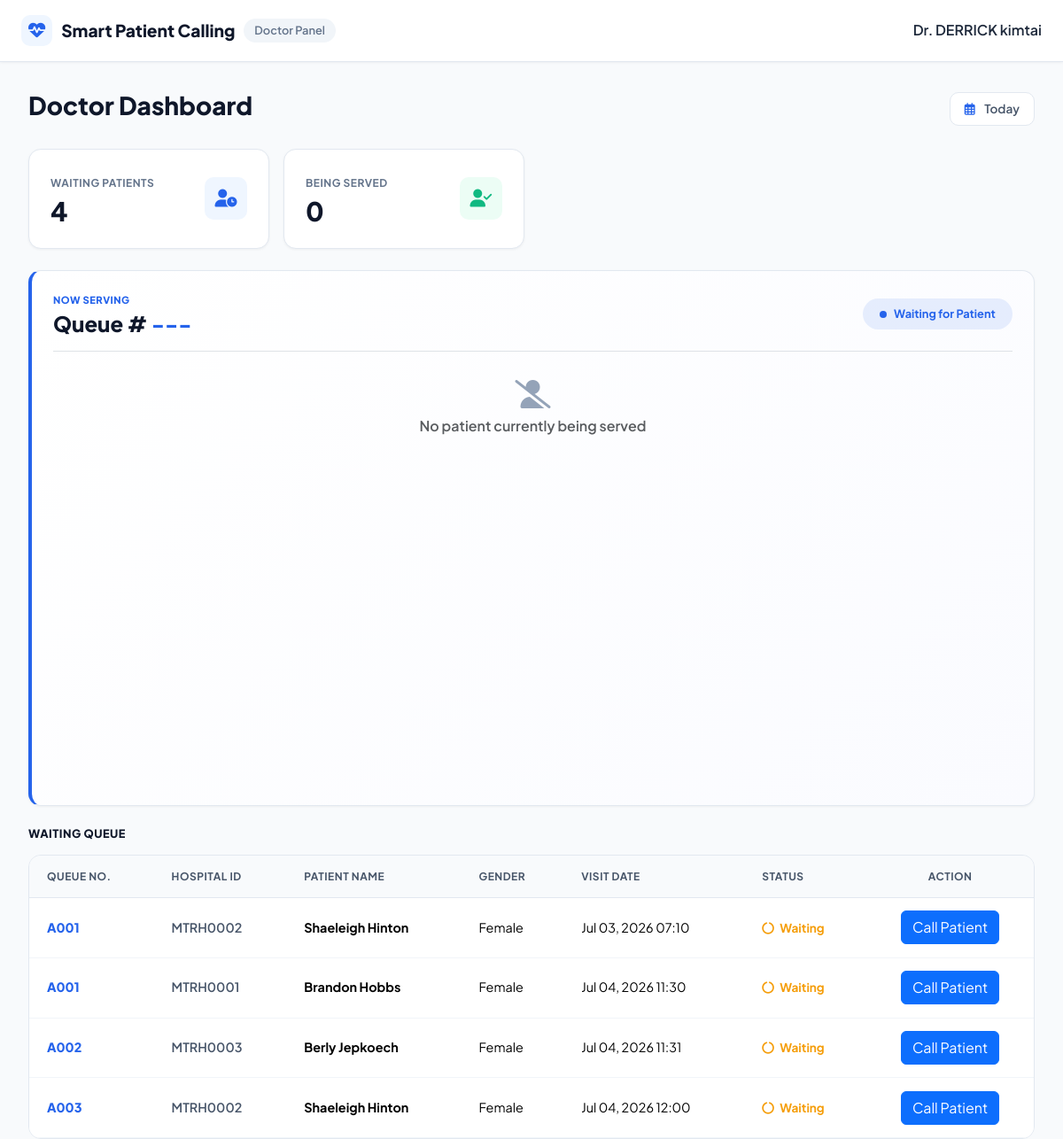
Page /core/doctor-dashboard/ (signed in) on the earlier database version.
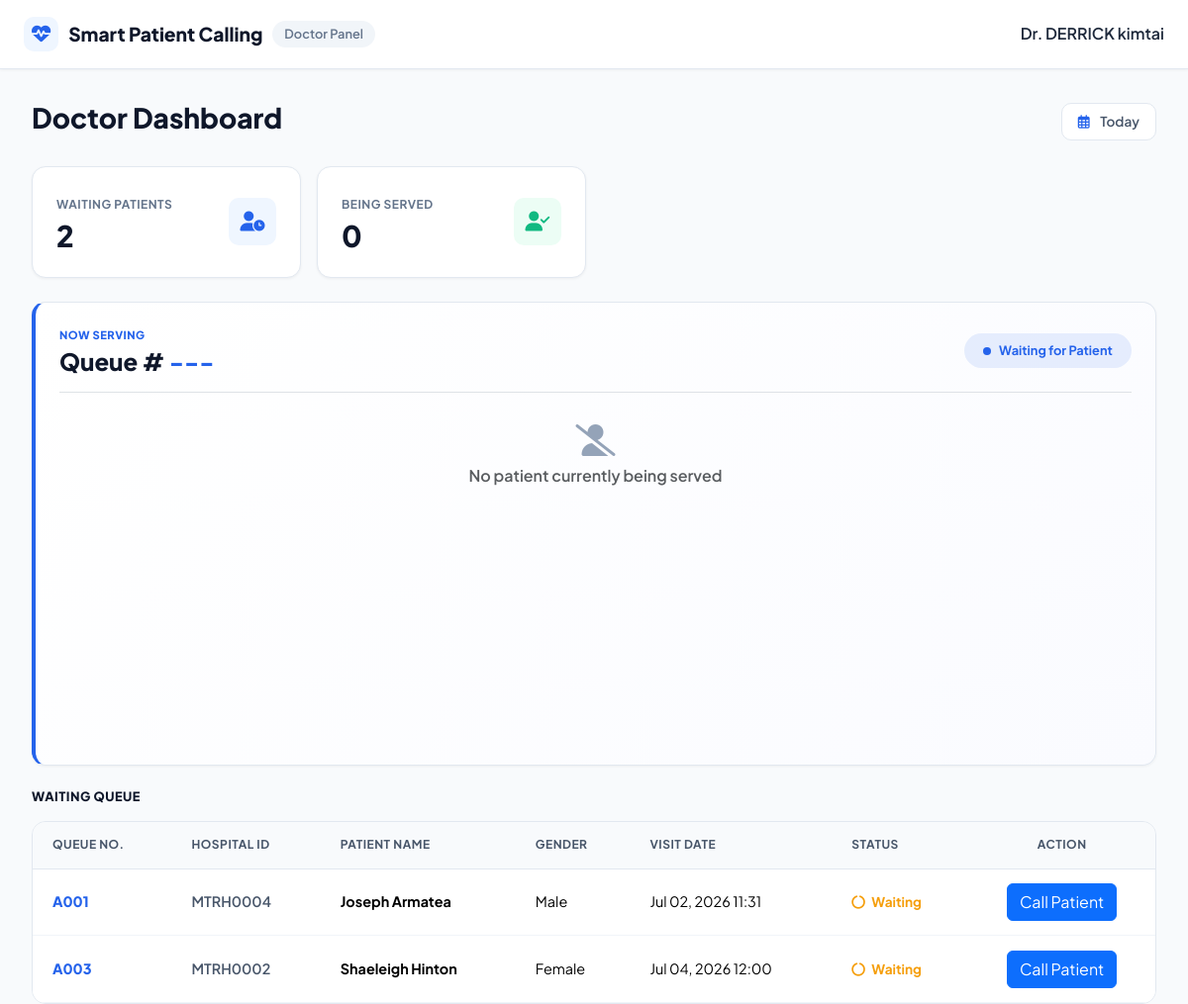
Same page on the later database version.
### core/models.py (models this page shows, shortened)
class Visit(models.Model):
    STATUS_CHOICES = (
        ("waiting", "Waiting"),
        ("serving", "Being Served"),
        ("completed", "Completed"),
    )
    DEPARTMENT_CHOICES = (
        ("triage", "Triage"),
        ("doctor", "Doctor"),
        ("laboratory", "Laboratory"),
        ("pharmacy", "Pharmacy"),
        ("completed", "Completed"),
    )
    patient = models.ForeignKey(
        Patient,
        on_delete=models.CASCADE,
        related_name="visits"
    )
    queue_number = models.CharField(
        max_length=10,
        editable=False,
        blank=True
    )
    current_department = models.CharField(
        max_length=20,
        choices=DEPARTMENT_CHOICES,
        default="triage"
    )
    status = models.CharField(
        max_length=20,
        choices=STATUS_CHOICES,
        default="waiting"
    )
    visit_date = models.DateTimeField(
        auto_now_add=True
    )
    created_by = models.ForeignKey(
        User,
        on_delete=models.SET_NULL,
        null=True
    )

class Patient(models.Model):
    GENDER_CHOICES = (
        ("Male", "Male"),
        ("Female", "Female"),
    )
    hospital_id = models.CharField(
        max_length=20,
        unique=True,
        blank=True,
        editable=False
    )
    first_name = models.CharField(max_length=100)
    last_name = models.CharField(max_length=100)
    date_of_birth = models.DateField()
    gender = models.CharField(max_length=10, choices=GENDER_CHOICES)
    phone_number = models.CharField(max_length=15)
    national_id = models.CharField(
        max_length=20,
        blank=True,
        null=True
    )
    created_at = models.DateTimeField(auto_now_add=True)
    updated_at = models.DateTimeField(auto_now=True)

### core/views.py (the view)
# urls.py: path("doctor-dashboard/", doctor_dashboard, name="doctor_dashboard"),
@login_required
def doctor_dashboard(request):
    doctor_visits = Visit.objects.filter(current_department="doctor", status="waiting")
    return render(request, "doctor_dashboard.html", {"doctor_visits": doctor_visits})

### core/templates/doctor_dashboard.html (shortened to what the changed rows need)
<!DOCTYPE html>
<html lang="en">
<head>
    <link href="https://cdn.jsdelivr.net/npm/bootstrap@5.3.2/dist/css/bootstrap.min.css" rel="stylesheet">
    <link rel="stylesheet" href="https://cdnjs.cloudflare.com/ajax/libs/font-awesome/6.5.0/css/all.min.css">
</head>
<body>
    <main class="main-wrapper">
        <div class="row align-items-center mb-4">
            <div class="col-md-8">
                <h1 style="font-weight: 800; color: var(--gray-900); font-size: 1.75rem;">Doctor Dashboard</h1>
            </div>
        </div>
        <div class="row g-3 mb-4">
            <div class="col-xl-3 col-sm-6">
                <div class="card-custom d-flex align-items-center justify-content-between">
                    <div>
                        <span class="stat-label">Waiting Patients</span>
                        <div class="stat-number">{{ doctor_visits.count }}</div>
                    </div>
                </div>
            </div>
        </div>
        <div class="row g-4">
            <div class="col-xl-12">
                <div class="card-custom card-now-serving mb-4">
                    <div class="d-flex flex-wrap align-items-center justify-content-between gap-3 mb-3 pb-3 border-bottom">
                        <div>
                            <h2 style="font-weight: 800; color: var(--gray-900); font-size: 1.5rem; margin: 0;">
                                Queue #<span style="color: var(--primary);">
                                    {% if serving_patient %}
                                        {{ serving_patient.queue_number }}
                                    {% else %}
                                        ---
                                    {% endif %}
                                </span>
                            </h2>
                        </div>
                    </div>
                </div>
                {% if doctor_visits %}
                <div class="table-responsive-custom">
                    <table class="table table-custom align-middle">
                        <thead>
                            <tr>
                                <th>Queue No.</th>
                                <th>Hospital ID</th>
                                <th>Patient Name</th>
                                <th>Gender</th>
                                <th>Visit Date</th>
                                <th>Status</th>
                                <th class="text-center">Action</th>
                            </tr>
                        </thead>
                        <tbody>
                            {% for visit in doctor_visits %}
                            <tr>
                                <td style="font-weight: 800; color: var(--primary);">{{ visit.queue_number }}</td>
                                <td style="font-weight: 600; color: var(--gray-600);">{{ visit.patient.hospital_id }}</td>
                                <td style="font-weight: 700;">{{ visit.patient.first_name }} {{ visit.patient.last_name }}</td>
                                <td>{{ visit.patient.gender }}</td>
                                <td>{{ visit.visit_date|date:"M d, Y H:i" }}</td>
                                <td>
                                    <span style="color: var(--warning); font-weight: 700; font-size: 0.85rem;">
                                        <i class="fas fa-circle-notch fa-spin me-1"></i> Waiting
                                    </span>
                                </td>
                                <td class="text-center">
                                    <a href="{% url 'doctor_consultation' visit.id %}" class="btn btn-primary">
    Call Patient
</a>
                                </td>
                            </tr>
                            {% endfor %}
                        </tbody>
                    </table>
                </div>
                {% endif %}
            </div>
        </div>
    </main>
</body>
</html>

Differences in the rows shown:
no longer on this page (row edited): Visit: queue_number "A001", patient.hospital_id "MTRH0002", patient.first_name "Shaeleigh", patient.last_name "Hinton", patient.gender "Female", visit_date "Jul 03, 2026 07:10"
no longer on this page (row edited): Visit: queue_number "A001", patient.hospital_id "MTRH0001", patient.first_name "Brandon", patient.last_name "Hobbs", patient.gender "Female", visit_date "Jul 04, 2026 11:30"
no longer on this page (row edited): Visit: queue_number "A002", patient.hospital_id "MTRH0003", patient.first_name "Berly", patient.last_name "Jepkoech", patient.gender "Female", visit_date "Jul 04, 2026 11:31"
now on this page (row edited): Visit: queue_number "A001", patient.hospital_id "MTRH0004", patient.first_name "Joseph", patient.last_name "Armatea", patient.gender "Male", visit_date "Jul 02, 2026 11:31"
Other differences:
{{ doctor_visits.count }}: "4" → "2"
